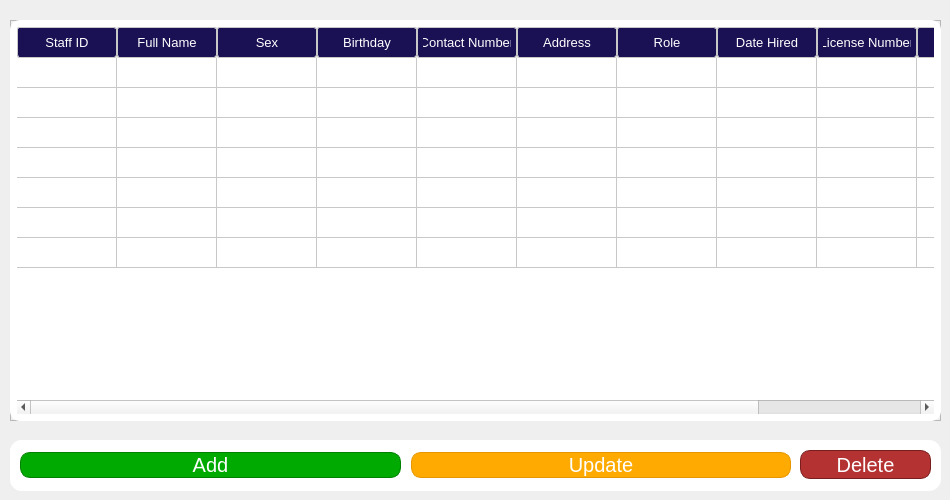
    <widget class="QWidget" name="page">
     <widget class="QWidget" name="crud_btn_holder" native="true">
      <property name="geometry">
       <rect>
        <x>10</x>
        <y>440</y>
        <width>931</width>
        <height>51</height>
       </rect>
      </property>
      <property name="styleSheet">
       <string notr="true">background-color: rgb(255, 255, 255);
border-radius: 12px;
</string>
      </property>
      <widget class="QWidget" name="horizontalLayoutWidget">
       <property name="geometry">
        <rect>
         <x>0</x>
         <y>0</y>
         <width>791</width>
         <height>51</height>
        </rect>
       </property>
       <layout class="QHBoxLayout" name="horizontalLayout">
        <property name="spacing">
         <number>10</number>
        </property>
        <property name="leftMargin">
         <number>10</number>
        </property>
        <property name="rightMargin">
         <number>10</number>
        </property>
        <item>
         <widget class="QPushButton" name="staffAddBtn">
          <property name="font">
           <font>
            <pointsize>15</pointsize>
           </font>
          </property>
          <property name="cursor">
           <cursorShape>PointingHandCursor</cursorShape>
          </property>
          <property name="styleSheet">
           <string notr="true">QPushButton {
    background-color: rgb(0, 170, 0);
    color: white;
    border: 1px solid green;
    border-radius: 10px;
}

/* Hover effect */
QPushButton:hover {
    background-color: rgb(0, 190, 0);
}

/* Pressed effect */
QPushButton:pressed {
    background-color: rgb(0, 140, 0);
}
</string>
          </property>
          <property name="text">
           <string>Add</string>
          </property>
          <property name="autoDefault">
           <bool>false</bool>
          </property>
          <property name="default">
           <bool>false</bool>
          </property>
         </widget>
        </item>
        <item>
         <widget class="QPushButton" name="staffUpdateBtn">
          <property name="font">
           <font>
            <pointsize>15</pointsize>
           </font>
          </property>
          <property name="cursor">
           <cursorShape>PointingHandCursor</cursorShape>
          </property>
          <property name="styleSheet">
           <string notr="true">QPushButton {
    background-color: rgb(255, 170, 0);   /* base */
    color: white;
    border: 1px solid rgb(230, 150, 0);
    border-radius: 10px;
}

QPushButton:hover {
    background-color: rgb(255, 185, 40);  
}

QPushButton:pressed {
    background-color: rgb(230, 150, 0); 
}
</string>
          </property>
          <property name="text">
           <string>Update</string>
          </property>
         </widget>
        </item>
       </layout>
      </widget>
      <widget class="QPushButton" name="staffDelBtn">
       <property name="geometry">
        <rect>
         <x>790</x>
         <y>10</y>
         <width>131</width>
         <height>29</height>
        </rect>
       </property>
       <property name="font">
        <font>
         <pointsize>15</pointsize>
        </font>
       </property>
       <property name="cursor">
        <cursorShape>PointingHandCursor</cursorShape>
       </property>
       <property name="styleSheet">
        <string notr="true">QPushButton {
    background-color: rgb(180, 50, 50);   /* darker red - serious tone */
    color: white;
    border: 1px solid rgb(120, 30, 30);  /* slightly darker border */
    border-radius: 10px;
}

QPushButton:hover {
    background-color: rgb(160, 40, 40);   /* muted hover - less inviting */
}

QPushButton:pressed {
    background-color: rgb(130, 30, 30);   /* pressed darker - reinforces caution */
}
</string>
       </property>
       <property name="text">
        <string>Delete</string>
       </property>
      </widget>
     </widget>
     <widget class="QFrame" name="frame">
      <property name="geometry">
       <rect>
        <x>10</x>
        <y>20</y>
        <width>931</width>
        <height>401</height>
       </rect>
      </property>
      <property name="frameShape">
       <enum>QFrame::Shape::StyledPanel</enum>
      </property>
      <property name="frameShadow">
       <enum>QFrame::Shadow::Raised</enum>
      </property>
      <widget class="QWidget" name="verticalLayoutWidget">
       <property name="geometry">
        <rect>
         <x>0</x>
         <y>0</y>
         <width>931</width>
         <height>401</height>
        </rect>
       </property>
       <layout class="QVBoxLayout" name="verticalLayout">
        <item>
         <widget class="QTableWidget" name="staffTable">
          <property name="font">
           <font>
            <pointsize>10</pointsize>
           </font>
          </property>
          <property name="styleSheet">
           <string notr="true">QTableWidget {
    color: rgb(26, 16, 84);
    background-color: rgb(255, 255, 255);
    border: 2px solid rgb(255, 255, 255);
    border-radius: 10px;
    gridline-color: rgb(200, 200, 200);
    padding: 5px;  /* optional: adds spacing inside cells */
}

QHeaderView::section {
    background-color: rgb(26, 16, 84);
    color: white;
    border: 1px solid rgb(200, 200, 200);
    border-radius: 3px;
    padding: 5px;  /* spacing inside headers */
}
</string>
          </property>
          <property name="editTriggers">
           <set>QAbstractItemView::EditTrigger::NoEditTriggers</set>
          </property>
          <property name="selectionMode">
           <enum>QAbstractItemView::SelectionMode::SingleSelection</enum>
          </property>
          <property name="selectionBehavior">
           <enum>QAbstractItemView::SelectionBehavior::SelectRows</enum>
          </property>
          <attribute name="horizontalHeaderShowSortIndicator" stdset="0">
           <bool>false</bool>
          </attribute>
          <attribute name="horizontalHeaderStretchLastSection">
           <bool>false</bool>
          </attribute>
          <attribute name="verticalHeaderVisible">
           <bool>false</bool>
          </attribute>
          <attribute name="verticalHeaderCascadingSectionResizes">
           <bool>false</bool>
          </attribute>
          <attribute name="verticalHeaderShowSortIndicator" stdset="0">
           <bool>false</bool>
          </attribute>
          <attribute name="verticalHeaderStretchLastSection">
           <bool>false</bool>
          </attribute>
          <row>
           <property name="text">
            <string>New Row</string>
           </property>
          </row>
          <row>
           <property name="text">
            <string>New Row</string>
           </property>
          </row>
          <row>
           <property name="text">
            <string>New Row</string>
           </property>
          </row>
          <row>
           <property name="text">
            <string>New Row</string>
           </property>
          </row>
          <row>
           <property name="text">
            <string>New Row</string>
           </property>
          </row>
          <row>
           <property name="text">
            <string>New Row</string>
           </property>
          </row>
          <row>
           <property name="text">
            <string>New Row</string>
           </property>
          </row>
          <column>
           <property name="text">
            <string>Staff ID</string>
           </property>
          </column>
          <column>
           <property name="text">
            <string>Full Name</string>
           </property>
          </column>
          <column>
           <property name="text">
            <string>Sex</string>
           </property>
          </column>
          <column>
           <property name="text">
            <string>Birthday</string>
           </property>
          </column>
          <column>
           <property name="text">
            <string>Contact Number</string>
           </property>
          </column>
          <column>
           <property name="text">
            <string>Address</string>
           </property>
          </column>
          <column>
           <property name="text">
            <string>Role</string>
           </property>
          </column>
          <column>
           <property name="text">
            <string>Date Hired</string>
           </property>
          </column>
          <column>
           <property name="text">
            <string>License Number</string>
           </property>
          </column>
          <column>
           <property name="text">
            <string>Added At</string>
           </property>
          </column>
          <column>
           <property name="text">
            <string>Updated At</string>
           </property>
          </column>
         </widget>
        </item>
       </layout>
      </widget>
     </widget>
    </widget>
